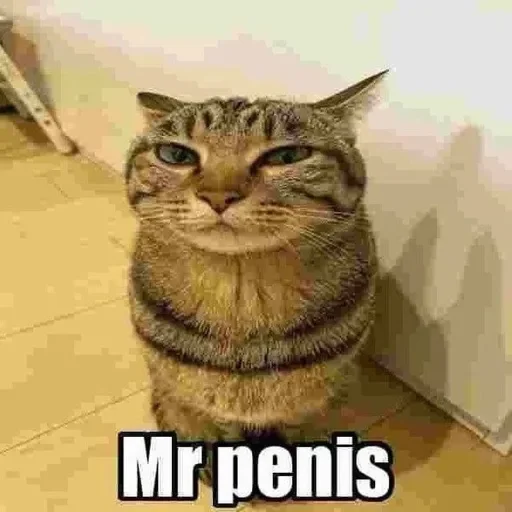
#> input picture F-XEkduXAAA6kuL.png, 512 x 512 px
$ python app.py
#> lines starting #> are read from the running program, lines starting #| are printed output that depends on the picture
from PIL import Image

def image_to_ascii(image_path):
#> called with image_path = 'F-XEkduXAAA6kuL.png'
    image = Image.open(image_path).convert('L')  # convert image to grayscale
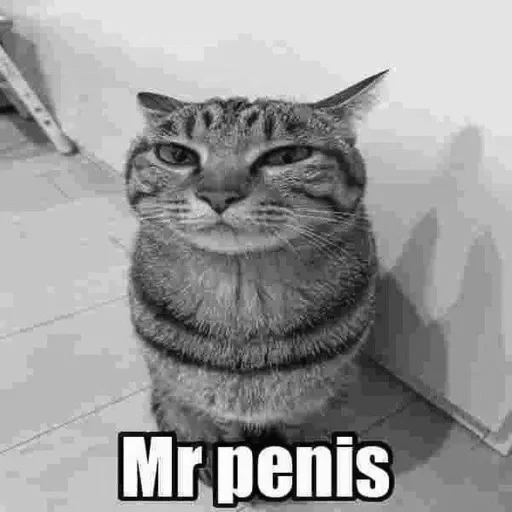
#> image: PIL image 512x512 L; min 0, max 255, mean 155.2
    ascii_chars = "@%#*+=-:. "  # define ascii characters
    width, height = image.size
#> width = 512; height = 512

    # Increase the resize factor for better quality, and use the LANCZOS filter
    image = image.resize((int(width/5), int(height/10)), Image.LANCZOS)  # resize image
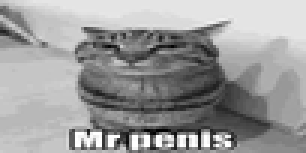
#> image: PIL image 102x51 L (shown 3 times larger); min 0, max 255, mean 154.9

    ascii_str = ''
    for y in range(image.height):
        for x in range(image.width):
            brightness = image.getpixel((x, y))  # get brightness

            # Adjust the brightness factor to match the new number of ascii characters
            ascii_str += ascii_chars[brightness // 32]  # choose ascii char
        ascii_str += '\n'
    return ascii_str

print(image_to_ascii('F-XEkduXAAA6kuL.png'))
